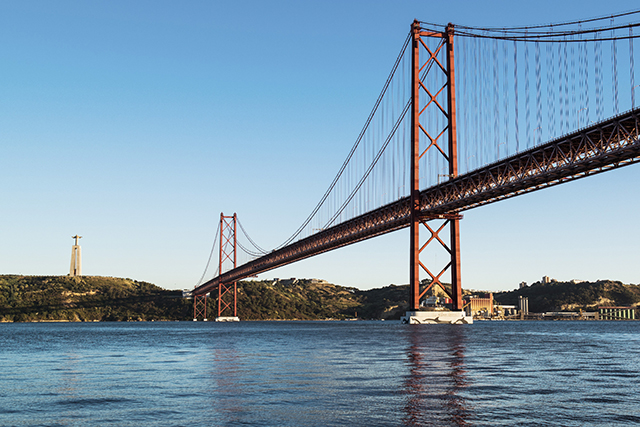
#> input picture py_curso_openVC/openCV_ex_prog/imgs/ponte.jpg, 640 x 427 px
$ python ex_openCV_12.py
#> lines starting #> are read from the running program, lines starting #| are printed output that depends on the picture
import cv2
imagem = cv2.imread('imgs/ponte.jpg')
#> imagem is the input picture: shape (427, 640, 3); mean B, G, R 172, 151.6, 124.8
cv2.imshow("Original", imagem)

#flip_horinzontal = imagem[:,::-1]   #comando equivalente abaixo
flip_horinzontal = cv2.flip(imagem, 1)
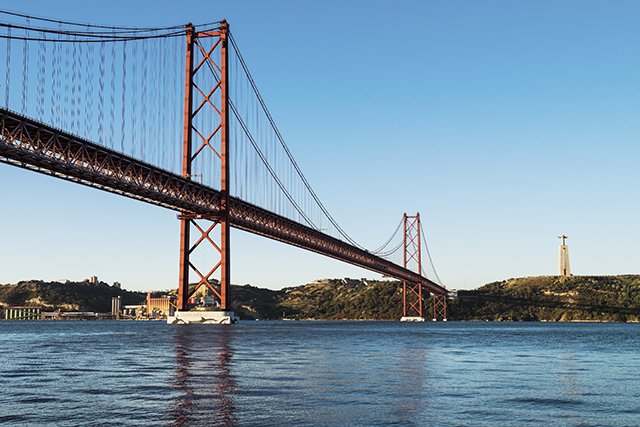
#> flip_horinzontal: shape (427, 640, 3); mean B, G, R 172, 151.6, 124.8
cv2.imshow("Flip horizontal", flip_horinzontal)

#flip_vertical = imagem[::-1,:] #comando equivalente abaixo
flip_vertical = cv2.flip(imagem, 0)
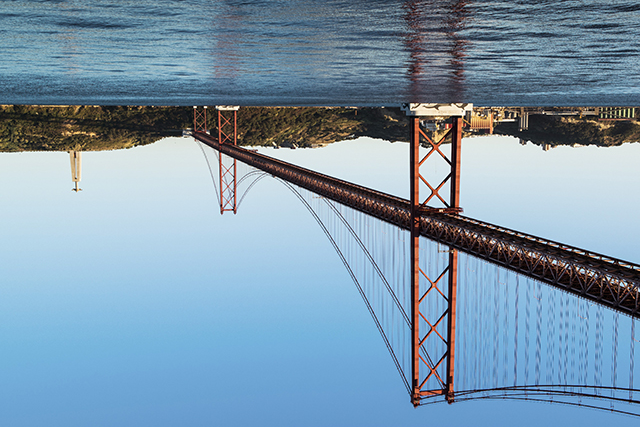
#> flip_vertical: shape (427, 640, 3); mean B, G, R 172, 151.6, 124.8
cv2.imshow("Flip verical", flip_vertical)

#flip_hv = imagem[::-1,::-1]      #comando equivalente abaixo
flip_hv = cv2.flip(imagem, -1)
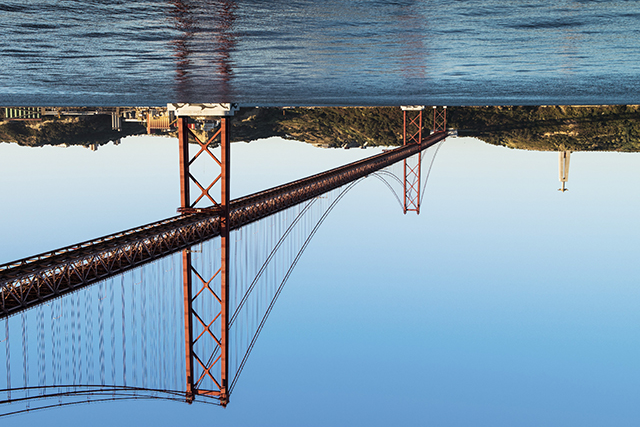
#> flip_hv: shape (427, 640, 3); mean B, G, R 172, 151.6, 124.8
cv2.imshow("Flip Horizontal e Vertical", flip_hv)

cv2.waitKey(0)
cv2.destroyAllWindows()
# On Mac need to force to destroyAllWindows.
cv2.waitKey(1)

$ run again, with py_curso_openVC/openCV_ex_prog/imgs/bia.jpg copied over py_curso_openVC/openCV_ex_prog/imgs/ponte.jpg
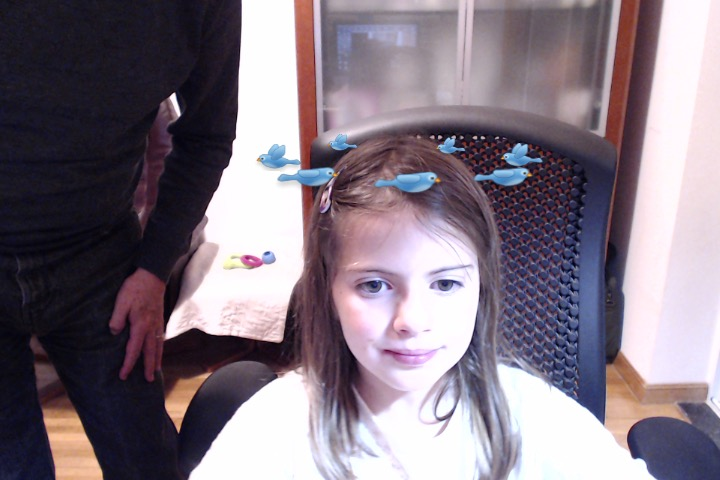
#> input picture py_curso_openVC/openCV_ex_prog/imgs/bia.jpg, 720 x 480 px
#> imagem is the input picture: shape (480, 720, 3); mean B, G, R 130, 118.4, 129.8
#> `flip_vertical = cv2.flip(imagem, 0)`:
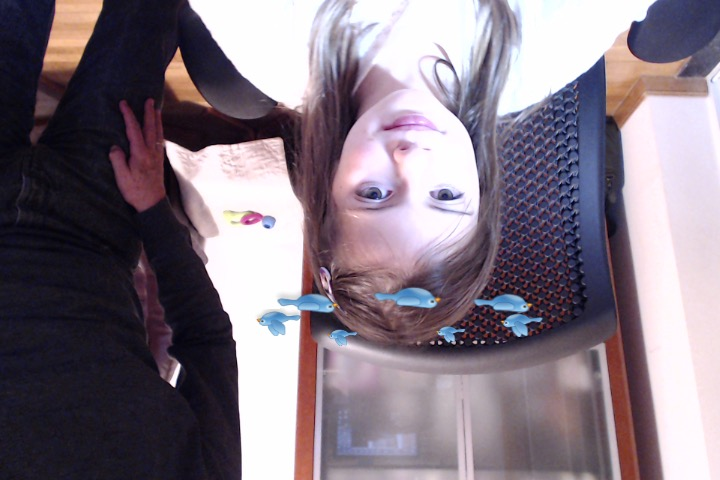
#> flip_vertical: shape (480, 720, 3); mean B, G, R 130, 118.4, 129.8
#> `flip_hv = cv2.flip(imagem, -1)`:
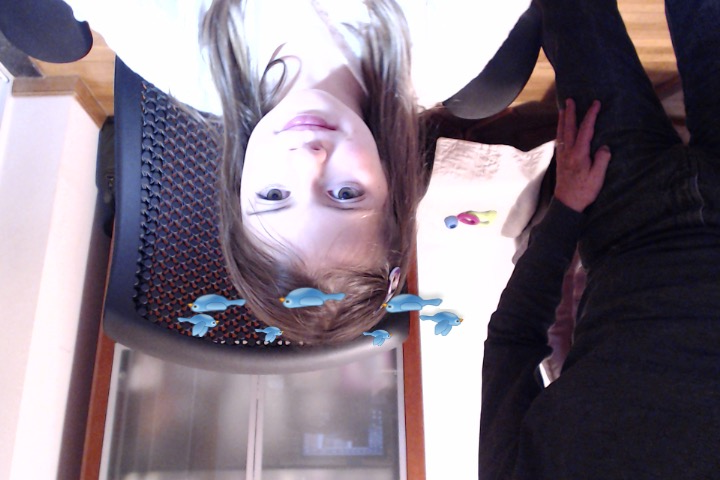
#> flip_hv: shape (480, 720, 3); mean B, G, R 130, 118.4, 129.8

$ run again, with py_curso_openVC/openCV_ex_prog/imgs/caras.jpg copied over py_curso_openVC/openCV_ex_prog/imgs/ponte.jpg
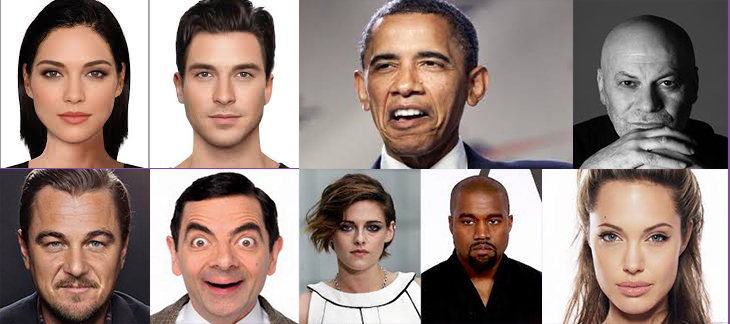
#> input picture py_curso_openVC/openCV_ex_prog/imgs/caras.jpg, 730 x 324 px
#> imagem is the input picture: shape (324, 730, 3); mean B, G, R 126.4, 133.1, 151.4
#> `flip_vertical = cv2.flip(imagem, 0)`:
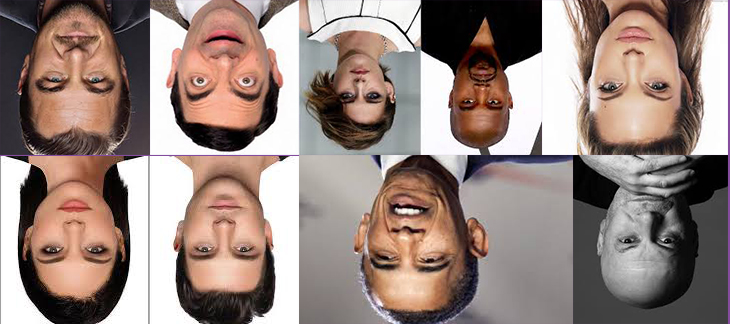
#> flip_vertical: shape (324, 730, 3); mean B, G, R 126.4, 133.1, 151.4
#> `flip_hv = cv2.flip(imagem, -1)`:
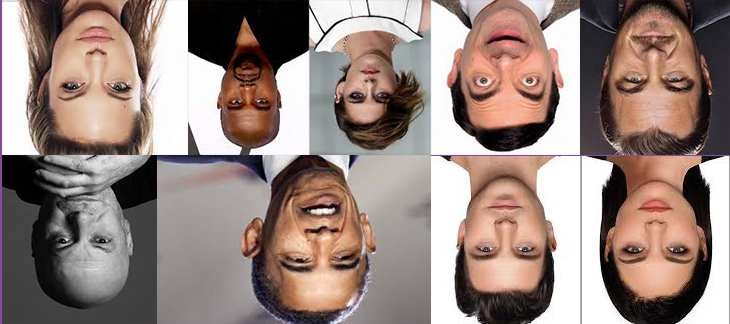
#> flip_hv: shape (324, 730, 3); mean B, G, R 126.4, 133.1, 151.4
